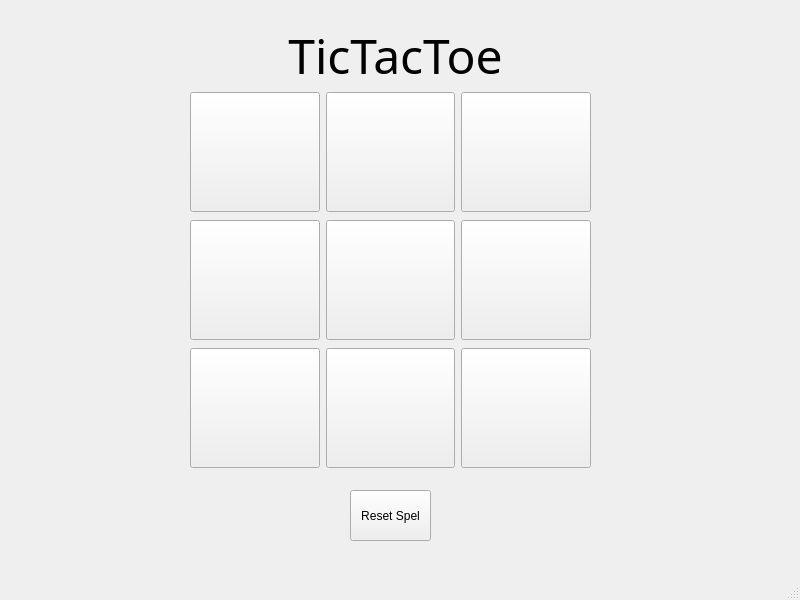
<?xml version="1.0" encoding="UTF-8"?>
<ui version="4.0">
 <class>MainWindow</class>
 <widget class="QMainWindow" name="MainWindow">
  <property name="geometry">
   <rect>
    <x>0</x>
    <y>0</y>
    <width>800</width>
    <height>600</height>
   </rect>
  </property>
  <property name="windowTitle">
   <string>MainWindow</string>
  </property>
  <widget class="QWidget" name="centralwidget">
   <widget class="QWidget" name="gridLayoutWidget">
    <property name="geometry">
     <rect>
      <x>190</x>
      <y>90</y>
      <width>401</width>
      <height>381</height>
     </rect>
    </property>
    <layout class="QGridLayout" name="gridLayout">
     <item row="0" column="2">
      <widget class="QPushButton" name="button3">
       <property name="minimumSize">
        <size>
         <width>129</width>
         <height>120</height>
        </size>
       </property>
       <property name="font">
        <font>
         <pointsize>26</pointsize>
        </font>
       </property>
       <property name="text">
        <string/>
       </property>
      </widget>
     </item>
     <item row="1" column="1">
      <widget class="QPushButton" name="button5">
       <property name="minimumSize">
        <size>
         <width>129</width>
         <height>120</height>
        </size>
       </property>
       <property name="font">
        <font>
         <pointsize>26</pointsize>
        </font>
       </property>
       <property name="text">
        <string/>
       </property>
      </widget>
     </item>
     <item row="0" column="1">
      <widget class="QPushButton" name="button2">
       <property name="minimumSize">
        <size>
         <width>129</width>
         <height>120</height>
        </size>
       </property>
       <property name="font">
        <font>
         <pointsize>26</pointsize>
        </font>
       </property>
       <property name="text">
        <string/>
       </property>
      </widget>
     </item>
     <item row="2" column="2">
      <widget class="QPushButton" name="button9">
       <property name="minimumSize">
        <size>
         <width>129</width>
         <height>120</height>
        </size>
       </property>
       <property name="font">
        <font>
         <pointsize>26</pointsize>
        </font>
       </property>
       <property name="text">
        <string/>
       </property>
      </widget>
     </item>
     <item row="1" column="0">
      <widget class="QPushButton" name="button4">
       <property name="minimumSize">
        <size>
         <width>129</width>
         <height>120</height>
        </size>
       </property>
       <property name="font">
        <font>
         <pointsize>26</pointsize>
        </font>
       </property>
       <property name="text">
        <string/>
       </property>
      </widget>
     </item>
     <item row="2" column="0">
      <widget class="QPushButton" name="button7">
       <property name="minimumSize">
        <size>
         <width>129</width>
         <height>120</height>
        </size>
       </property>
       <property name="font">
        <font>
         <pointsize>26</pointsize>
        </font>
       </property>
       <property name="text">
        <string/>
       </property>
      </widget>
     </item>
     <item row="1" column="2">
      <widget class="QPushButton" name="button6">
       <property name="minimumSize">
        <size>
         <width>129</width>
         <height>120</height>
        </size>
       </property>
       <property name="font">
        <font>
         <pointsize>26</pointsize>
        </font>
       </property>
       <property name="text">
        <string/>
       </property>
      </widget>
     </item>
     <item row="2" column="1">
      <widget class="QPushButton" name="button8">
       <property name="minimumSize">
        <size>
         <width>129</width>
         <height>120</height>
        </size>
       </property>
       <property name="font">
        <font>
         <pointsize>26</pointsize>
        </font>
       </property>
       <property name="text">
        <string/>
       </property>
      </widget>
     </item>
     <item row="0" column="0">
      <widget class="QPushButton" name="button1">
       <property name="minimumSize">
        <size>
         <width>129</width>
         <height>120</height>
        </size>
       </property>
       <property name="font">
        <font>
         <pointsize>26</pointsize>
        </font>
       </property>
       <property name="text">
        <string/>
       </property>
      </widget>
     </item>
    </layout>
   </widget>
   <widget class="QLabel" name="statusLabel">
    <property name="geometry">
     <rect>
      <x>110</x>
      <y>30</y>
      <width>571</width>
      <height>51</height>
     </rect>
    </property>
    <property name="font">
     <font>
      <family>Yu Gothic Medium</family>
      <pointsize>36</pointsize>
     </font>
    </property>
    <property name="text">
     <string>TicTacToe</string>
    </property>
    <property name="alignment">
     <set>Qt::AlignCenter</set>
    </property>
   </widget>
   <widget class="QPushButton" name="resetButton">
    <property name="geometry">
     <rect>
      <x>350</x>
      <y>490</y>
      <width>81</width>
      <height>51</height>
     </rect>
    </property>
    <property name="text">
     <string>Reset Spel</string>
    </property>
   </widget>
  </widget>
  <widget class="QMenuBar" name="menubar">
   <property name="geometry">
    <rect>
     <x>0</x>
     <y>0</y>
     <width>800</width>
     <height>22</height>
    </rect>
   </property>
  </widget>
  <widget class="QStatusBar" name="statusbar"/>
 </widget>
 <resources/>
 <connections/>
 <slots>
  <slot>on_button11_clicked()</slot>
  <slot>on_resetButton_clicked()</slot>
 </slots>
</ui>
